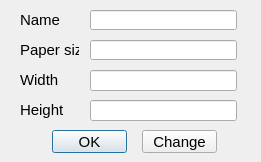
<?xml version="1.0" encoding="UTF-8"?>
<ui version="4.0">
 <class>DrawingVerify_Dialog</class>
 <widget class="QDialog" name="DrawingVerify_Dialog">
  <property name="geometry">
   <rect>
    <x>0</x>
    <y>0</y>
    <width>261</width>
    <height>162</height>
   </rect>
  </property>
  <property name="minimumSize">
   <size>
    <width>261</width>
    <height>162</height>
   </size>
  </property>
  <property name="maximumSize">
   <size>
    <width>261</width>
    <height>162</height>
   </size>
  </property>
  <property name="font">
   <font>
    <pointsize>10</pointsize>
   </font>
  </property>
  <property name="windowTitle">
   <string>Layout drawing verify</string>
  </property>
  <widget class="QLabel" name="label_53">
   <property name="geometry">
    <rect>
     <x>20</x>
     <y>40</y>
     <width>59</width>
     <height>20</height>
    </rect>
   </property>
   <property name="font">
    <font>
     <family>Arial</family>
     <pointsize>11</pointsize>
    </font>
   </property>
   <property name="text">
    <string>Paper size</string>
   </property>
   <property name="alignment">
    <set>Qt::AlignLeading|Qt::AlignLeft|Qt::AlignVCenter</set>
   </property>
  </widget>
  <widget class="QLineEdit" name="_101">
   <property name="geometry">
    <rect>
     <x>90</x>
     <y>40</y>
     <width>147</width>
     <height>20</height>
    </rect>
   </property>
   <property name="font">
    <font>
     <family>Arial</family>
     <pointsize>11</pointsize>
    </font>
   </property>
   <property name="readOnly">
    <bool>true</bool>
   </property>
  </widget>
  <widget class="QLabel" name="label_54">
   <property name="geometry">
    <rect>
     <x>20</x>
     <y>70</y>
     <width>57</width>
     <height>20</height>
    </rect>
   </property>
   <property name="font">
    <font>
     <family>Arial</family>
     <pointsize>11</pointsize>
    </font>
   </property>
   <property name="text">
    <string>Width</string>
   </property>
   <property name="alignment">
    <set>Qt::AlignLeading|Qt::AlignLeft|Qt::AlignVCenter</set>
   </property>
  </widget>
  <widget class="QPushButton" name="_104">
   <property name="geometry">
    <rect>
     <x>142</x>
     <y>130</y>
     <width>75</width>
     <height>23</height>
    </rect>
   </property>
   <property name="font">
    <font>
     <family>Arial</family>
     <pointsize>11</pointsize>
    </font>
   </property>
   <property name="text">
    <string>Change</string>
   </property>
   <property name="autoDefault">
    <bool>false</bool>
   </property>
  </widget>
  <widget class="QPushButton" name="_1">
   <property name="geometry">
    <rect>
     <x>52</x>
     <y>130</y>
     <width>75</width>
     <height>23</height>
    </rect>
   </property>
   <property name="font">
    <font>
     <family>Arial</family>
     <pointsize>11</pointsize>
    </font>
   </property>
   <property name="text">
    <string>OK</string>
   </property>
   <property name="default">
    <bool>true</bool>
   </property>
  </widget>
  <widget class="QLabel" name="label_56">
   <property name="geometry">
    <rect>
     <x>20</x>
     <y>100</y>
     <width>59</width>
     <height>20</height>
    </rect>
   </property>
   <property name="font">
    <font>
     <family>Arial</family>
     <pointsize>11</pointsize>
    </font>
   </property>
   <property name="text">
    <string>Height</string>
   </property>
   <property name="alignment">
    <set>Qt::AlignLeading|Qt::AlignLeft|Qt::AlignVCenter</set>
   </property>
  </widget>
  <widget class="QLineEdit" name="_100">
   <property name="geometry">
    <rect>
     <x>90</x>
     <y>10</y>
     <width>147</width>
     <height>20</height>
    </rect>
   </property>
   <property name="font">
    <font>
     <family>Arial</family>
     <pointsize>11</pointsize>
    </font>
   </property>
   <property name="readOnly">
    <bool>true</bool>
   </property>
  </widget>
  <widget class="QLabel" name="label_55">
   <property name="geometry">
    <rect>
     <x>20</x>
     <y>10</y>
     <width>59</width>
     <height>20</height>
    </rect>
   </property>
   <property name="font">
    <font>
     <family>Arial</family>
     <pointsize>11</pointsize>
    </font>
   </property>
   <property name="text">
    <string>Name</string>
   </property>
   <property name="alignment">
    <set>Qt::AlignLeading|Qt::AlignLeft|Qt::AlignVCenter</set>
   </property>
  </widget>
  <widget class="QLineEdit" name="_102">
   <property name="geometry">
    <rect>
     <x>90</x>
     <y>70</y>
     <width>147</width>
     <height>21</height>
    </rect>
   </property>
   <property name="font">
    <font>
     <family>Arial</family>
     <pointsize>11</pointsize>
    </font>
   </property>
   <property name="readOnly">
    <bool>true</bool>
   </property>
  </widget>
  <widget class="QLineEdit" name="_103">
   <property name="geometry">
    <rect>
     <x>90</x>
     <y>100</y>
     <width>147</width>
     <height>21</height>
    </rect>
   </property>
   <property name="font">
    <font>
     <family>Arial</family>
     <pointsize>11</pointsize>
    </font>
   </property>
   <property name="readOnly">
    <bool>true</bool>
   </property>
  </widget>
 </widget>
 <resources/>
 <connections/>
</ui>
